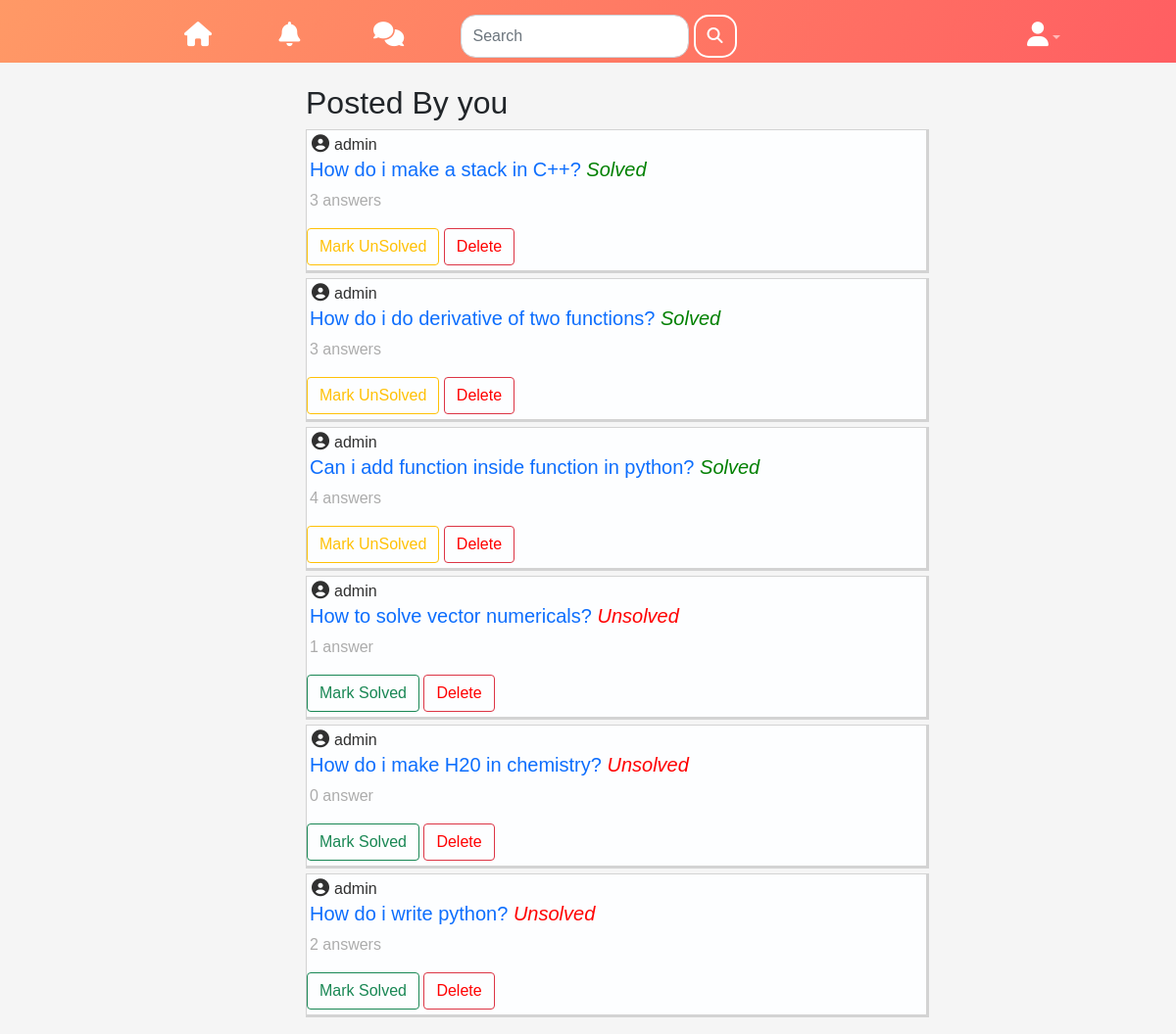
Page /my_questions (signed in) on the earlier database version.
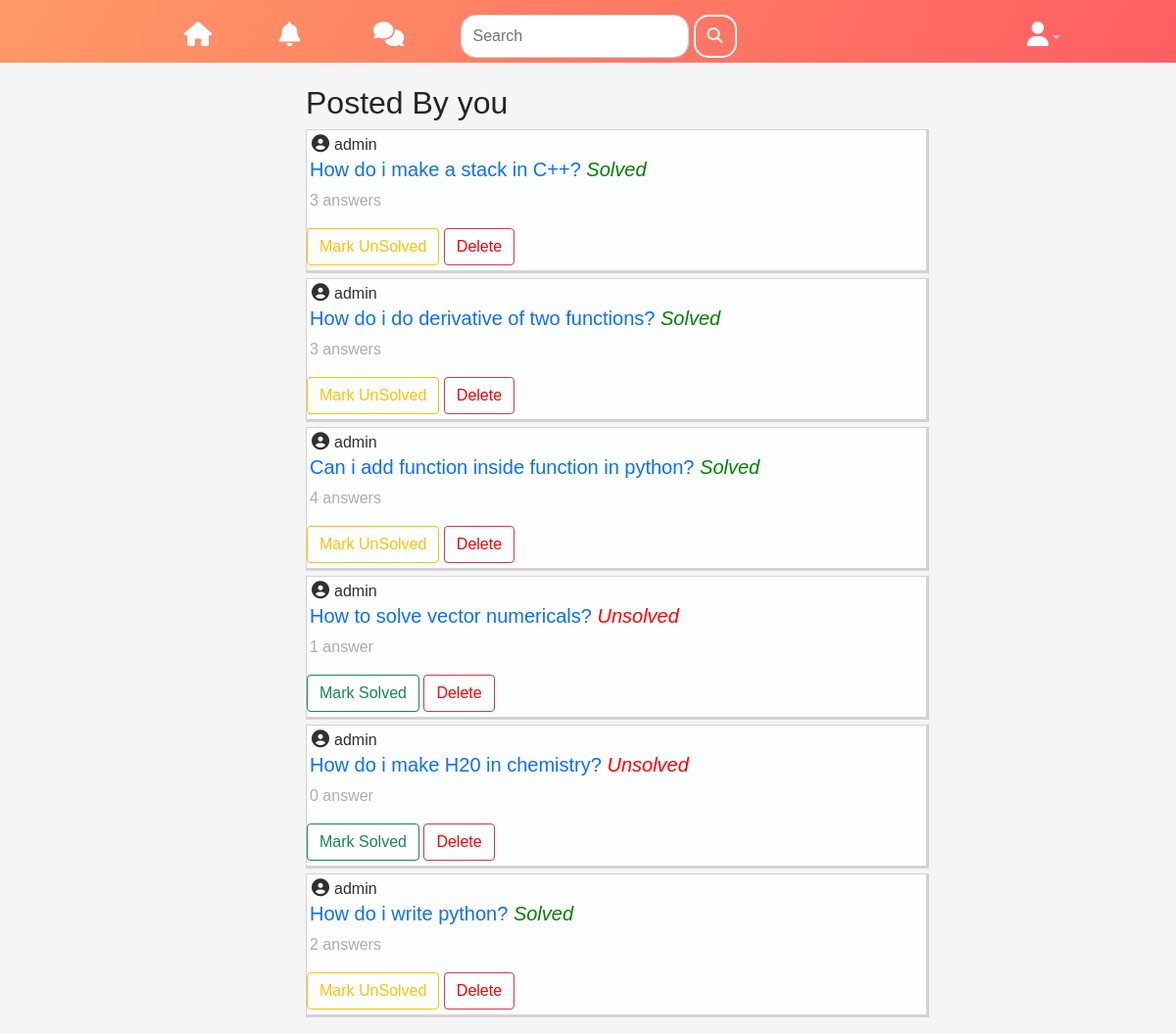
Same page on the later database version.
### forum/models.py (models this page shows, shortened)
class Post(models.Model):
    title = models.CharField(max_length=200,blank=False)
    slug = models.SlugField(max_length=200, null=True, blank=True)
    tag = models.ManyToManyField('forum.Tag', blank=True,related_name='tag')
    category = models.ForeignKey('forum.Category', related_name="post_category" ,on_delete=models.CASCADE, null=True, blank=True)
    subcategory = models.ForeignKey('forum.SubCategory', related_name="post_sub_category" ,on_delete=models.CASCADE, null=True, blank=True)
    solved = models.BooleanField(default=False) #has the problem been solved?
    posted_by = models.ForeignKey(User, related_name='user',on_delete=models.CASCADE) #posted by user
    posted_on = models.DateTimeField(default=timezone.now)
    views = models.IntegerField(default=0) #total times the post was viewed
    answerCount = models.IntegerField(default=0) #number of answers

### forum/views.py (the view)
# urls.py: path('my_questions' , views.my_questions , name='my_questions'),
def my_questions(request):
    user = request.user
    posts = models.Post.objects.filter(posted_by=user)
    context = {
        'posts':posts,
    }
    return render(request, "forum/my_questions.html",context = context)

### forum/templates/forum/my_questions.html (shortened to what this page needs)
{% extends "forum/base.html" %}
    {% load bootstrap4 %}
    {% load static %}
    {% block content %}
    <h2>Posted By you</h2>
    {% for post in posts %}
<div class="question-container">
    <p style="color: #303030; margin-bottom: 0px;" ><i class="fas fa-user-circle" style="margin: 5px; font-size: large;"></i>{{ post.posted_by }}</p>
    <h5 style="color: blue; padding-left: 3px;"><a href={% url "forum:post_detail" slug=post.slug %}>{{ post.title }}</a>
        {% if post.solved %}
        <em style="color:green;">Solved</em>
    {% else %}
        <em style="color:red;">Unsolved</em>
    {% endif %}
    </h5>
    <p style="color: #acacac; padding-left: 3px;">
      {{ post.answerCount }}
      {% if post.answerCount > 1 %}  answers
      {% else %}  answer
      {% endif %}
  </p>
  <div  style="margin-bottom:5px;">
    {% if post.solved is not True %}
    <a class="btn btn-outline-success" href={% url "forum:solved" slug=post.slug %}>Mark Solved</a>
{% else %}
<a class="btn btn-outline-warning" href={% url "forum:solved" slug=post.slug %}>Mark UnSolved</a>
{% endif %}
    <a class="btn btn-outline-danger" href={% url "forum:delete_post" slug=post.slug %} style="color:red;">Delete</a>
  </div>
  </div>
  {% endfor %}
    {% endblock content %}

Differences in the rows shown:
changed Post "How do i write python?": solved "Unsolved Mark Solved" → "Solved Mark UnSolved"
